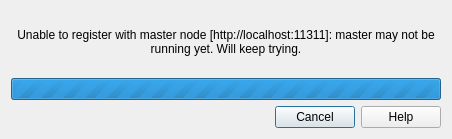
<?xml version="1.0" encoding="UTF-8"?>
<ui version="4.0">
 <class>Dialog</class>
 <widget class="QDialog" name="Dialog">
  <property name="geometry">
   <rect>
    <x>0</x>
    <y>0</y>
    <width>452</width>
    <height>139</height>
   </rect>
  </property>
  <property name="sizePolicy">
   <sizepolicy hsizetype="Fixed" vsizetype="Fixed">
    <horstretch>0</horstretch>
    <verstretch>0</verstretch>
   </sizepolicy>
  </property>
  <property name="windowTitle">
   <string>Dialog</string>
  </property>
  <layout class="QGridLayout" name="gridLayout">
   <item row="0" column="0">
    <widget class="QLabel" name="label">
     <property name="text">
      <string>Unable to register with master node [http://localhost:11311]: master may not be running yet. Will keep trying.</string>
     </property>
     <property name="alignment">
      <set>Qt::AlignCenter</set>
     </property>
     <property name="wordWrap">
      <bool>true</bool>
     </property>
    </widget>
   </item>
   <item row="1" column="0">
    <widget class="QProgressBar" name="progressBar">
     <property name="minimum">
      <number>0</number>
     </property>
     <property name="maximum">
      <number>0</number>
     </property>
     <property name="value">
      <number>-1</number>
     </property>
    </widget>
   </item>
   <item row="2" column="0">
    <widget class="QDialogButtonBox" name="buttonBox">
     <property name="orientation">
      <enum>Qt::Horizontal</enum>
     </property>
     <property name="standardButtons">
      <set>QDialogButtonBox::Cancel|QDialogButtonBox::Help</set>
     </property>
    </widget>
   </item>
  </layout>
 </widget>
 <resources/>
 <connections>
  <connection>
   <sender>buttonBox</sender>
   <signal>accepted()</signal>
   <receiver>Dialog</receiver>
   <slot>accept()</slot>
   <hints>
    <hint type="sourcelabel">
     <x>248</x>
     <y>254</y>
    </hint>
    <hint type="destinationlabel">
     <x>157</x>
     <y>274</y>
    </hint>
   </hints>
  </connection>
  <connection>
   <sender>buttonBox</sender>
   <signal>rejected()</signal>
   <receiver>Dialog</receiver>
   <slot>reject()</slot>
   <hints>
    <hint type="sourcelabel">
     <x>316</x>
     <y>260</y>
    </hint>
    <hint type="destinationlabel">
     <x>286</x>
     <y>274</y>
    </hint>
   </hints>
  </connection>
 </connections>
</ui>
